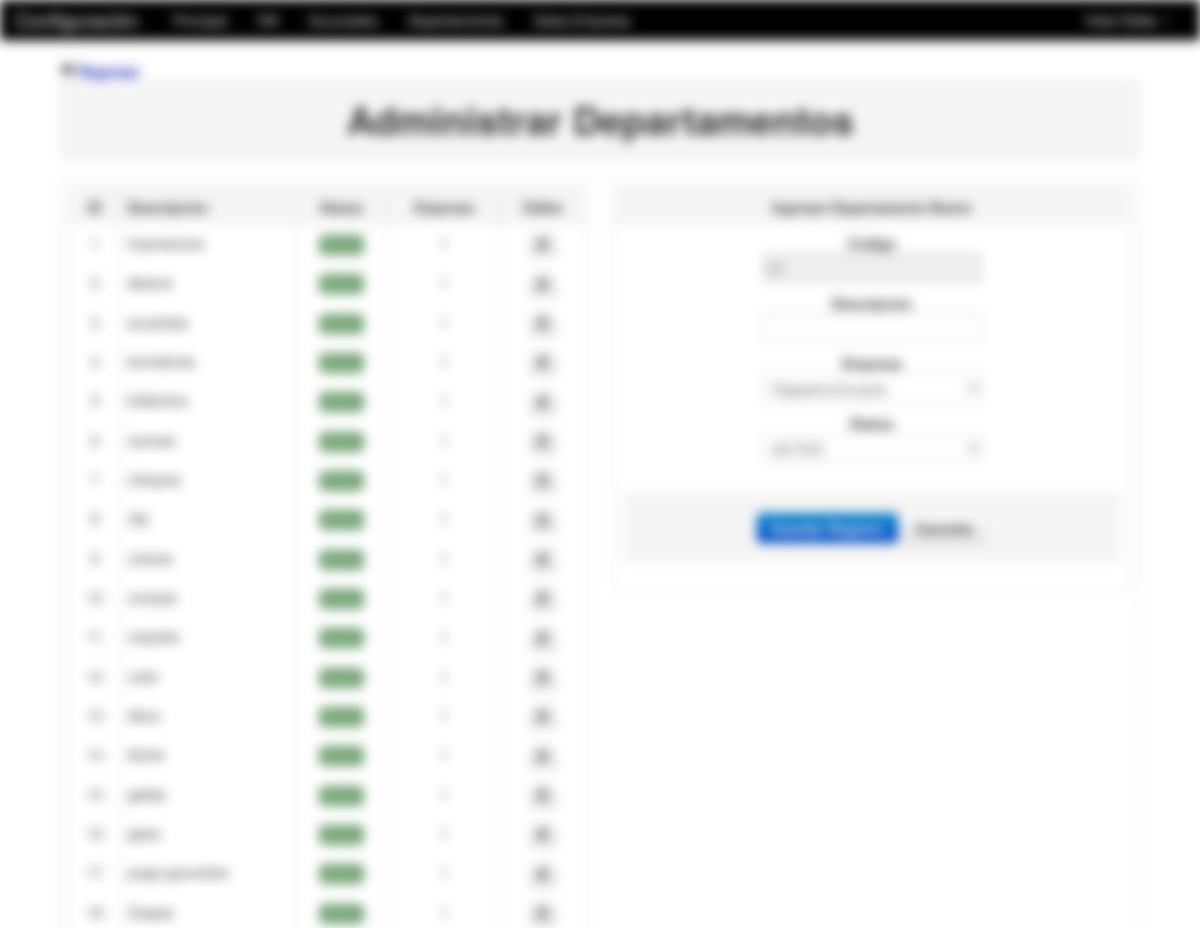
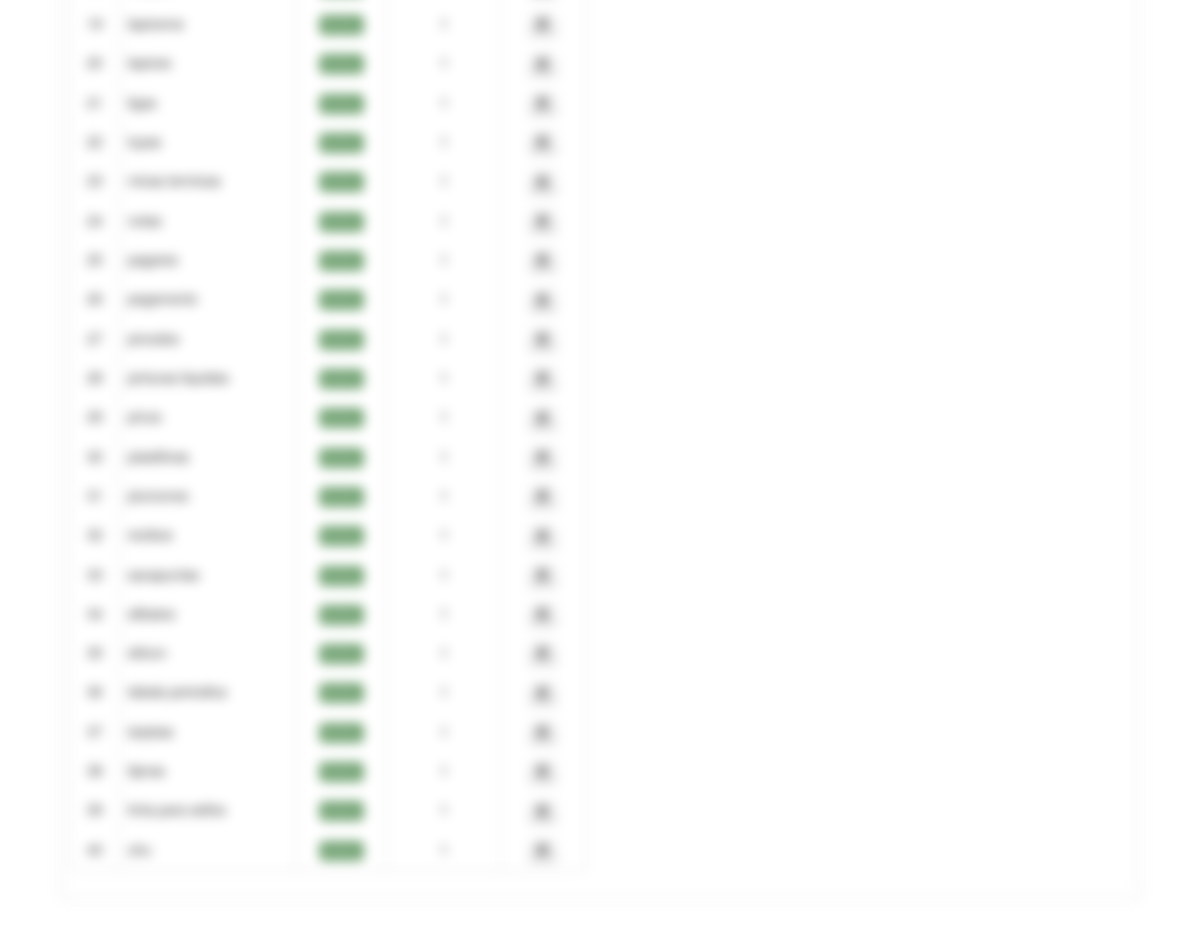
The page /Modulos/Datos/departamento.php (signed in) on the database its author committed (2 pictures, top to bottom).
### tables this page shows
CREATE TABLE IF NOT EXISTS `departamento` (
`idDepartamento` int(11) NOT NULL,
  `nombreDepartamento` varchar(30) NOT NULL,
  `estado` varchar(15) NOT NULL,
  `empresa_idEmpresa1` int(11) NOT NULL
);

### Modulos/Datos/departamento.php (the view, shortened to what this page needs)
<?php
	include_once "class/class.php";
	include_once "../funciones.php";
	if(!empty($_GET['id'])){
		$id_depa=limpiar($_GET['id']);
		$id_depa=substr($id_depa,10);
		$id_depa=decrypt($id_depa,'URLCODIGO');
		$oDepa=new Consultar_Departamento($id_depa);
		if($oDepa->consultar("nombreDepartamento")==NULL){
			header('Location: departamento.php');
		}else{
			$titulo="Actualizar Departamento";
			$boton="Actualizar Departamento";
			$nombre_depa=$oDepa->consultar("nombreDepartamento");
			$estado_depa=$oDepa->consultar("estado");
      $idEmpresa=$oDepa->consultar("empresa_idEmpresa1");
		}
	}else{
		$pame=mysql_query("SELECT MAX(idDepartamento)as maximo FROM departamento");
		if($row=mysql_fetch_array($pame)){
			if($row['maximo']==NULL){
				$id_depa=1;
			}else{
				$id_depa=$row['maximo']+1;
			}
		}
		$titulo="Ingresar Departamento Nuevo";
		$boton="Guardar Registro";
		$nombre_depa='';
		$estado_depa='';
    $idEmpresa='';
	}
?>
<!DOCTYPE html>
<html lang="es">
  <head>
    <link href="../../css/bootstrap.css" rel="stylesheet">
    <link href="../../css/bootstrap-responsive.css" rel="stylesheet">
  </head>
  <body>
    <?php include_once "../../menu/m_datos.php"; ?>
	<div align="center">
    	<table width="90%">
          <tr>
            <td>
            	<a href="index.php"><strong><i class="icon-fast-backward"></i> Regresar</strong></a>
            	<table class="table table-bordered">
                  <tr class="well">
                    <td><h1 align="center">Administrar Departamentos</h1></td>
                  </tr>
                </table>
                <table class="table table-bordered">
                	<tr>
                    	<td>
                        	<div class="row-fluid">
                            	<div class="span6">
                                	<table class="table table-bordered table table-hover">
                                      <tr class="well">
                                        <td><strong><center>ID</center></strong></td>
                                        <td><strong>Descripcion</strong></td>
                                        <td><strong><center>Status</center></strong></td>
                                        <td><strong><center>Empresa</center></strong></td>
                                        <td><strong><center>Editar</center></strong></td>
                                      </tr>
                                      <?php
                  									  	$pame=mysql_query("SELECT * from departamento d INNER JOIN empresa e ON e.idEmpresa=d.empresa_idEmpresa1  ORDER BY idDepartamento");
                  										while($row=mysql_fetch_array($pame)){
                  											$url=cadenas().encrypt($row['idDepartamento'],'URLCODIGO');
                  									  ?>
                                      <tr>
                                        <td><center><?php echo $row['idDepartamento']; ?></center></td>
                                        <td><?php echo $row['nombreDepartamento']; ?></td>
                                        <td><center><?php echo estado($row['estado']); ?></center></td>
                                        <td><center><?php echo $row['empresa_idEmpresa1']; ?></center></td>
                                        <td>
                                        	<center>
                                                <a href="departamento.php?id=<?php echo $url; ?>" class="btn btn-mini">
                                                    <i class="icon-edit"></i>
                                                </a>
                                            </center>
                                        </td>
                                      </tr>
                                      <?php } ?>
                                    </table>
                                </div>
                            	<div class="span6">
                                	<table class="table table-bordered">
                                      <tr class="well">
                                      	<td><center><strong><?php echo $titulo; ?></strong></center></td>
                                      </tr>
                                      <tr>
                                      	<td>
                                        	<div align="center">
                                       	  	<form name="form1" method="post" action="">
                                            	<strong>Codigo</strong><br>
                                                <input type="text" name="idDepartamento" value="<?php echo $id_depa; ?>" readonly autocomplete="off"><br>
                                                <strong>Descripcion</strong><br>
                                                <input type="text" name="nombreDepartamento" value="<?php echo $nombre_depa; ?>" required autocomplete="off"><br>
                                                <strong>Empresa</strong><br>
                                                <select name="idEmpresa">
                                                  <?php $pa=mysql_query("SELECT * FROM empresa");
                                                      while($row=mysql_fetch_array($pa)){
                                                        if($row['idEmpresa']==$idEmpresa){
                                                          echo '<option value="'.$row['idEmpresa'].'" selected>'.$row['empresa'].'</option>';
                                                        }else{
                                                          echo '<option value="'.$row['idEmpresa'].'">'.$row['empresa'].'</option>';
                                                        }
                                                      }
                                                    ?>
                                                </select><br>
                                                <strong>Status</strong><br>
                                                <select name="estado">
                                                	<option value="s" <?php if($estado_depa=='s'){ echo 'selected'; } ?>>ACTIVO</option>
                                                </select><br>
                                                <div class="form-actions">
                                                  <button type="submit" class="btn btn-primary"><strong><?php echo $boton; ?></strong></button>
                                                  <a href="departamento.php" class="btn"><strong>Cancelar</strong></a>
                                                </div>
                                   	    	</form>
                                            </div>
                                        </td>
                                      </tr>
                                    </table>
                                </div>
                            </div>
                        </td>
                    </tr>
                </table>
            </td>
          </tr>
        </table>
    </div>
  </body>
</html>

### Modulos/funciones.php (shortened to what this page needs)
<?php
	function encrypt($string, $key) {
		$result = ''; $key=$key.'2013';
	   	for($i=0; $i<strlen($string); $i++) {
			  $char = substr($string, $i, 1);
			  $keychar = substr($key, ($i % strlen($key))-1, 1);
			  $char = chr(ord($char)+ord($keychar));
			  $result.=$char;
	   	}
	   	return base64_encode($result);
	}
	function cadenas(){
		return 'YABCDFGJAH';
	}
	function estado($estado){
		if($estado=='s'){
			return '<span class="label label-success">Activo</span>';
		}else{
			return '<span class="label label-important">No Activo</span>';
		}
	}
?>

### Modulos/Datos/departamento.php (style rules this page uses)
body { padding-top: 60px; padding-bottom: 40px; }

### rows shown on the page
departamento: nombreDepartamento "Impresiones", estado "Activo"
departamento: nombreDepartamento "abacos", estado "Activo"
departamento: nombreDepartamento "acuarelas", estado "Activo"
departamento: nombreDepartamento "borradores", estado "Activo"
departamento: nombreDepartamento "brillantina", estado "Activo"
departamento: idDepartamento "6", nombreDepartamento "canicas", estado "Activo"
departamento: nombreDepartamento "cheques", estado "Activo"
departamento: idDepartamento "8", nombreDepartamento "clip", estado "Activo"
departamento: idDepartamento "9", nombreDepartamento "colores", estado "Activo"
departamento: idDepartamento "10", nombreDepartamento "compas", estado "Activo"
departamento: nombreDepartamento "crayolas", estado "Activo"
departamento: idDepartamento "12", nombreDepartamento "cuter", estado "Activo"
departamento: idDepartamento "13", nombreDepartamento "disco", estado "Activo"
departamento: idDepartamento "14", nombreDepartamento "diurex", estado "Activo"
departamento: idDepartamento "15", nombreDepartamento "gafete", estado "Activo"
departamento: idDepartamento "16", nombreDepartamento "gises", estado "Activo"
departamento: nombreDepartamento "juego geometria", estado "Activo"
departamento: idDepartamento "18", nombreDepartamento "Grapas", estado "Activo"
departamento: idDepartamento "19", nombreDepartamento "lapiceros", estado "Activo"
departamento: idDepartamento "20", nombreDepartamento "lapices", estado "Activo"
departamento: idDepartamento "21", nombreDepartamento "ligas", estado "Activo"
departamento: idDepartamento "22", nombreDepartamento "lupas", estado "Activo"
departamento: idDepartamento "23", nombreDepartamento "micas termicas", estado "Activo"
departamento: idDepartamento "24", nombreDepartamento "notas", estado "Activo"
departamento: idDepartamento "25", nombreDepartamento "pagares", estado "Activo"
departamento: idDepartamento "26", nombreDepartamento "pegamento", estado "Activo"
departamento: idDepartamento "27", nombreDepartamento "pinceles", estado "Activo"
departamento: idDepartamento "28", nombreDepartamento "pinturas liquidas", estado "Activo"
departamento: idDepartamento "29", nombreDepartamento "pinza", estado "Activo"
departamento: idDepartamento "30", nombreDepartamento "plastilinas", estado "Activo"
departamento: idDepartamento "31", nombreDepartamento "plumones", estado "Activo"
departamento: idDepartamento "32", nombreDepartamento "recibos", estado "Activo"
departamento: idDepartamento "33", nombreDepartamento "sacapuntas", estado "Activo"
departamento: idDepartamento "34", nombreDepartamento "silbatos", estado "Activo"
departamento: idDepartamento "35", nombreDepartamento "silicon", estado "Activo"
departamento: idDepartamento "36", nombreDepartamento "tabala periodica", estado "Activo"
departamento: idDepartamento "37", nombreDepartamento "tarjetas", estado "Activo"
departamento: idDepartamento "38", nombreDepartamento "tijeras", estado "Activo"
departamento: idDepartamento "39", nombreDepartamento "tinta para sellos", estado "Activo"
departamento: idDepartamento "40", nombreDepartamento "uhu", estado "Activo"

### other values the page prints
$_SESSION['user_name'] "Elidia"
$titulo "Ingresar Departamento Nuevo"
$boton "Guardar Registro"
form field idEmpresa "Papeleria Encanto"
